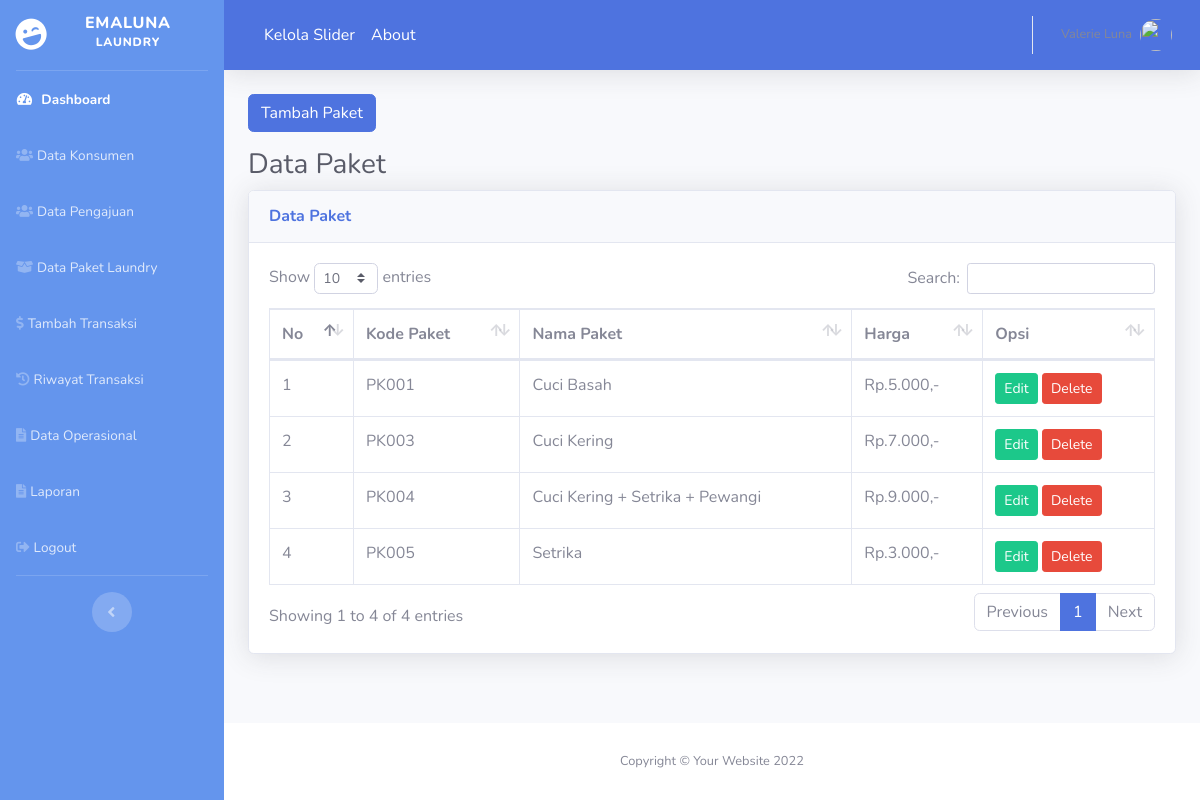
/index.php/paket, run on the app's committed database.
### tables this page shows
CREATE TABLE `paket` (
  `kode_paket` varchar(20) NOT NULL,
  `nama_paket` varchar(50) NOT NULL,
  `harga_paket` varchar(20) NOT NULL
);

### application/controllers/Paket.php (called while the page is built, shortened)
<?php
class Paket extends CI_Controller {
  public function __construct(){
    $this->load->model('paket_model');
  }
  public function index(){
    $data['content'] = 'backend/paket/paket';
    $data['title'] = 'Data Paket';
    $data['paket'] = $this->paket_model->getAllData();
    $this->load->view('backend/dashboard', $data);
  }
}

### index.php (called while the page is built, shortened)
<?php
require_once BASEPATH.'core/CodeIgniter.php';

### application/models/Paket_model.php (called while the page is built, shortened)
<?php
class Paket_model extends CI_Model {
  public function getAllData(){
    $result = $this->db->get('paket')->result();
    return $result;
  }
}

### application/views/backend/paket/paket.php (the view, shortened to what this page needs)
<div class="container-fluid">
  <div class="row mb-3">
    <div class="col-md-12">
      <a href="<?= base_url('paket/tambah'); ?>" class="btn btn-primary">Tambah Paket</a>
    </div>
  </div>
  <h1 class="h3 mb-2 text-gray-800"><?= $title; ?></h1>
  <div class="card shadow mb-4">
    <div class="card-header py-3">
      <h6 class="m-0 font-weight-bold text-primary"><?= $title; ?></h6>
    </div>
    <div class="card-body">
      <div class="table-responsive">
        <table class="table table-bordered" id="dataTable" width="100%" cellspacing="0">
          <thead>
            <tr>
              <th>No</th>
              <th>Kode Paket</th>
              <th>Nama Paket</th>
              <th>Harga</th>
              <th>Opsi</th>
            </tr>
          </thead>
          <tbody>
            <?php
            $no = 1;
            foreach($paket as $row): ?>
            <tr>
              <td><?= $no++; ?></td>
              <td><?= $row->kode_paket; ?></td>
              <td><?= $row->nama_paket; ?></td>
              <td>Rp.<?= number_format($row->harga_paket, 0, '.', '.'); ?>,-</td>
              <td>
                <a href="<?= base_url('paket/edit/') . $row->kode_paket?>" class="btn btn-success btn-sm">Edit</a>
                <a href="<?= base_url('paket/delete/') . $row->kode_paket?>" class="btn btn-danger btn-sm" onclick="return confirm('Yakin hapus?')">Delete</a>
              </td>
            </tr>
            <?php endforeach; ?>
          </tbody>
        </table>
      </div>
    </div>
  </div>
</div>

### data on the page
paket: kode_paket "PK001", nama_paket "Cuci Basah", harga_paket "5.000"
paket: kode_paket "PK003", nama_paket "Cuci Kering", harga_paket "7.000"
paket: kode_paket "PK004", nama_paket "Cuci Kering + Setrika + Pewangi", harga_paket "9.000"
paket: kode_paket "PK005", nama_paket "Setrika", harga_paket "3.000"

### other printed values
$title "Data Paket"
